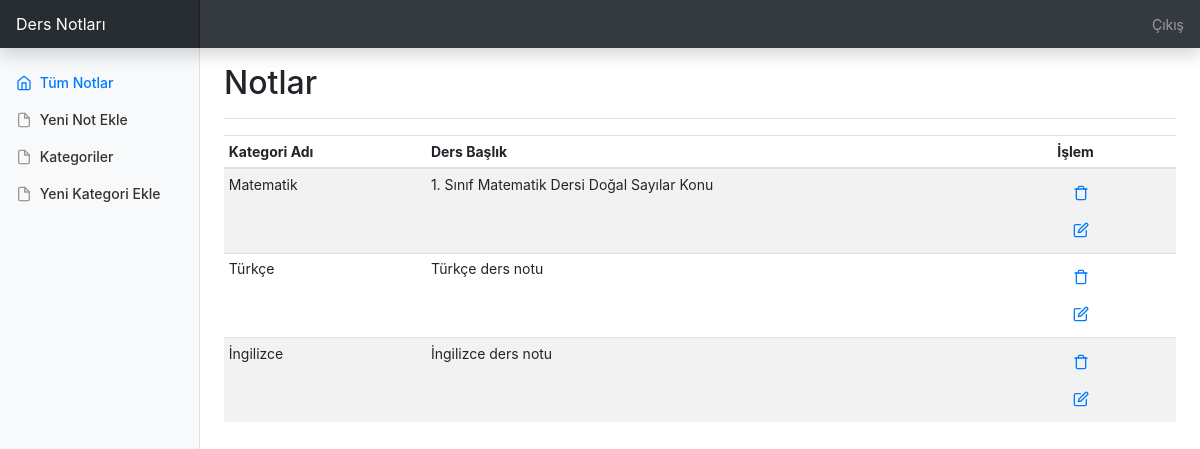
The page /admin/index.php (signed in) on the database its author committed.
### tables this page shows
CREATE TABLE IF NOT EXISTS `notlar` (
  `not_id` int(10) UNSIGNED NOT NULL AUTO_INCREMENT,
  `kategori_adi` varchar(255) NOT NULL,
  `not_baslik` varchar(255) NOT NULL,
  `not_icerik` text NOT NULL,
  `not_resim` varchar(255) NOT NULL,
  `tarih` timestamp NOT NULL DEFAULT CURRENT_TIMESTAMP,
  PRIMARY KEY (`not_id`)
);

### admin/index.php (the view)
  <?php require 'inc/header.php'; ?>
  <main role="main" class="col-md-9 ml-sm-auto col-lg-10 px-md-4">
    <div class="d-flex justify-content-between flex-wrap flex-md-nowrap align-items-center pt-3 pb-2 mb-3 border-bottom">
      <h1 class="h2">Notlar</h1>
    </div>
    <?php
    $query = $db->query("SELECT * FROM notlar", PDO::FETCH_ASSOC);
    ?>
    <div class="table-responsive">
      <table class="table table-striped table-sm">
        <thead>
          <tr>
            <th>Kategori Adı</th>
            <th>Ders Başlık</th>
            <th>İşlem</th>
          </tr>
        </thead>
        <tbody>
          <?php if ($query->rowCount()): ?>
            <?php foreach ($query as $row): ?>
              <tr>
                <td><?= $row['kategori_adi'] ?></td>
                <td><?= $row['not_baslik'] ?></td>
                <td><a class="nav-link active" href="sil.php?tablo=notlar&sutun=not_id&id=<?=$row['not_id']?>">
                  <span data-feather="trash"> </span>
                </a>
                <a class="nav-link active" href="not-guncelle.php?id=<?=$row['not_id']?>">
                  <span data-feather="edit"></span>
                </a>
              </td>
            </tr>
          <?php endforeach ?>
        <?php endif ?>
      </tbody>
    </table>
  </div>
</main>
</div>
</div>
<?php require 'inc/footer.php'; ?>

### admin/dashboard.css (style rules this page uses)
body { font-size: .875rem; }
.feather { width: 16px; height: 16px; vertical-align: text-bottom; }

### rows shown on the page
notlar: kategori_adi "Matematik", not_baslik "1. Sınıf Matematik Dersi Doğal Sayılar Konu"
notlar: kategori_adi "Türkçe", not_baslik "Türkçe ders notu"
notlar: kategori_adi "İngilizce", not_baslik "İngilizce ders notu"
